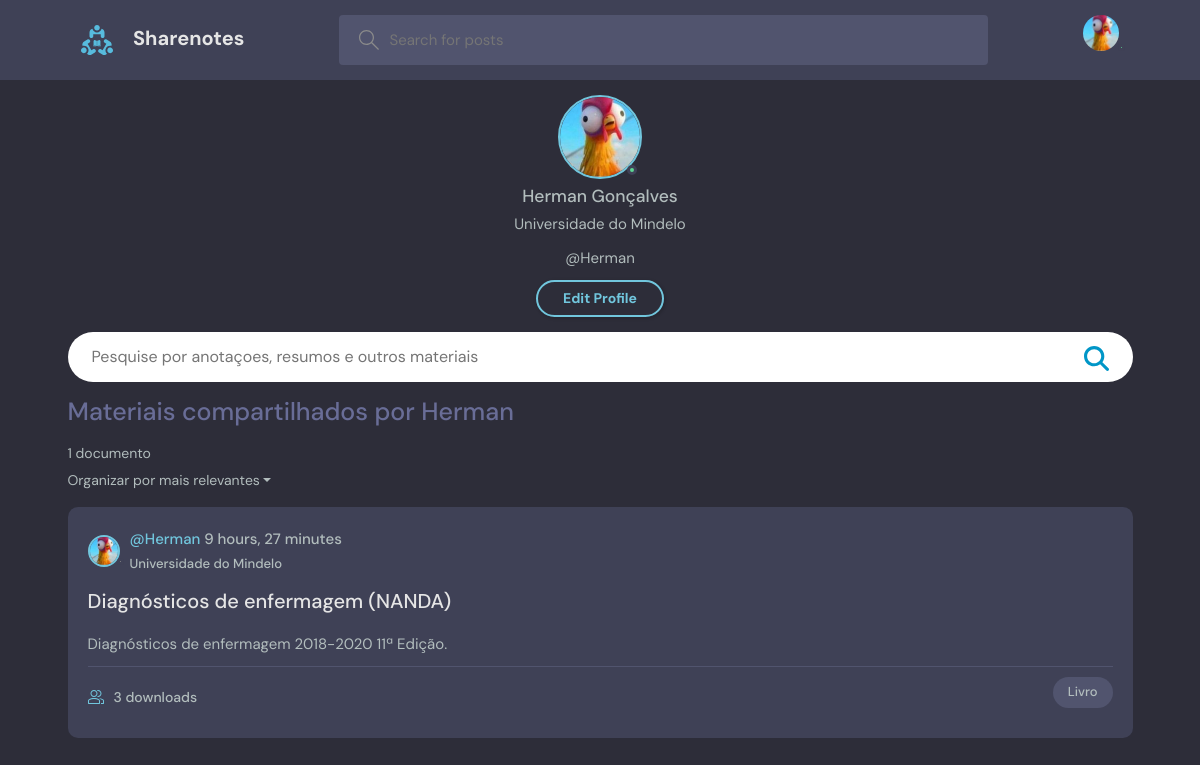
The page /dashboard/ (signed in) on the database its author committed.
### base/models.py (models this page shows, shortened)
class Document(models.Model):
    name = models.CharField(max_length=300, null=True)
    slug = models.SlugField(max_length=500, null=True, blank=True)
    author = models.ForeignKey(User, on_delete=models.SET_NULL, null=True)
    document = models.FileField('documents/pdf')
    category = models.ForeignKey(Category, on_delete=models.SET_NULL, null=True)
    description = models.TextField(null=True, blank=True)
    course = models.ForeignKey(Course, on_delete=models.SET_NULL, null=True)
    school = models.ForeignKey(School, on_delete=models.SET_NULL, null=True)
    subject = models.ForeignKey(Subject, on_delete=models.SET_NULL, null=True)
    updated = models.DateTimeField(auto_now=True)
    created = models.DateTimeField(auto_now_add=True)
    likes = models.ManyToManyField(User, related_name='document_like')
    downloads = models.ManyToManyField(User, related_name='document_download')
    class Meta:
        ordering = ['-updated', '-created']
    def number_of_downloads(self):
        return self.downloads.count()

class School(models.Model):
    name = models.CharField(max_length=300, null=True)
    def __str__(self):
        return self.name

class Category(models.Model):
    name = models.CharField(max_length=300, null=True)
    def __str__(self):
        return self.name

### accounts/views.py (the view)
# urls.py: path('dashboard/', views.dashboard, name="dashboard")
@login_required
def dashboard(request):
	user = User.objects.get(username=request.user)
	documents = user.document_set.all()
	context = {
		'user': user,
		'documents': documents
	}
	return render(request, 'accounts/dashboard.html', context)

### accounts/templates/accounts/dashboard.html
{% extends 'main.html' %}
{% load static %}
{% block content %}
<main>
	<div class="container">
		<div class="profile text-center my-4">
          <div class="profile__avatar">
            <div class="avatar avatar--large active">
              <img src="{% static 'images/profile.jpg' %}" />
            </div>
          </div>
          <div class="profile__info">
            <h3>{{user.first_name}} {{user.last_name}}</h3>
            <p>Universidade do Mindelo</p>
            <p>@{{user.username}}</p>
            {% if user == request.user %}
            	<a href="edit-user.html" class="btn btn--main btn--pill">Edit Profile</a>
            {% endif %}
          </div>
        </div>
		<div class="my-4">
			{% include 'base/components/search_input.html' %}
		</div>
		<div class="my-4">
			<div>
				<h2 class="fs-1" style="color: var(--color-dark-light);">Materiais compartilhados por {{user.username}}</h2>
			</div>
			{% include 'base/components/documents_list.html' %}
		</div>
	</div>
</main>
{% endblock content %}

### base/templates/base/components/documents_list.html (shortened to what this page needs)
{% load static %}
<div>
      <div class=" justify-content-between my-4" style="font-size: 14px;">
        <div class="mb-2">
          {% if documents.count == 1 %}
          <span class="">{{documents.count}} documento</span>
          {% else %}
          <span class="">{{documents.count}} documentos</span>
          {% endif %}
        </div>
        <div class="dropdown">
          <span class="dropdown-toggle" data-bs-toggle="dropdown" aria-expanded="false" style="cursor: pointer;">Organizar por mais relevantes</span>
        </div>
      </div>
      <div>
        {% for document in documents %}
        <div class="documentListDocument">
            <div class="documentListDocument__header">
              <a href="{% url 'profile' document.author %}" class="documentListDocument__author">
                <div class="avatar avatar--small">
                  <img src="{% static 'images/profile.jpg' %}" />
                </div>
                <div class="d-flex flex-column">
                  <div class="d-flex">
                    <span>@{{document.author}} <span style="color: var(--color-light-gray);"> {{document.created|timesince}}</span></span>
                  </div>
                  <div>
                    <small style="color: var(--color-light-gray);">{{document.school}}</small>
                  </div>
                </div>
              </a>
            </div>
            <div class="documentListDocument__content">
              <a href="{% url 'base:document_detail' document.slug document.id %}">{{document.name}}</a>
              <p>
               {{document.description}}
              </p>
            </div>
            <div class="documentListDocument__meta">
              <span class="documentListDocument__joined">
                {{document.number_of_downloads}} downloads
              </span>
              <p class="documentListDocument__topic">{{document.category}}</p>
            </div>
          </div>
          {% endfor %}
    </div>

### static/css/global.css (style rules this page uses)
:root { --color-main: #71c6dd; --color-main-light: #e1f6fb; --color-dark: #3f4156; --color-dark-medium: #51546e; --color-dark-light: #696d97; --color-light: #e5e5e5; --color-gray: #8b8b8b; --color-light-gray: #b2bdbd; --color-bg: #2d2d39; --color-success: #5dd693; --color-error: #fc4b0b; }
* { font-family: "DM Sans", -apple-system, BlinkMacSystemFont, "Segoe UI", Roboto, Oxygen, Ubuntu, Cantarell, "Open Sans", "Helvetica Neue", sans-serif; margin: 0; padding: 0; box-sizing: border-box; text-rendering: optimizeLegibility; font-size: inherit; }
html { font-size: 56.25%; }
@media only screen and (min-width: 1200px) { html { font-size: 62.5%; } }
body { line-height: 1.6; font-weight: 400; font-size: 1.5rem; color: var(--color-light-gray); background-color: var(--color-bg); min-height: 100vh; }
img { width: 100%; }
a { display: inline-block; color: var(--color-main); text-decoration: none; }
.container { max-width: 120rem; width: 90%; margin: auto; }
.btn { background-color: transparent; border: none; align-items: center; gap: 1rem; cursor: pointer; transition: all ease-in-out 0.3s; padding: 1rem 2rem; border-radius: 5px; box-shadow: 1px 1px 3px 1px rgba(0, 0, 0, 0.15); font-weight: 500; text-align: center; font-size: 14px; }
.btn--main { background-color: var(--color-main); color: var(--color-dark); }
.btn--pill { border-radius: 10rem; font-size: 1.4rem; font-weight: 700; padding: 6px 2.5rem; color: var(--color-main); background: transparent; border: 2px solid var(--color-main); }
.avatar { position: relative; display: inline-block; border-radius: 50%; border: 2px solid var(--color-main); height: 100%; }
.avatar img { display: block; border-radius: 50%; object-fit: cover; object-position: center; }
.avatar::after { content: ""; display: block; position: absolute; background-color: var(--color-gray); z-index: 111; border-radius: 50%; border: 0.3rem solid var(--color-dark); }
.avatar.active::after { background-color: var(--color-success); }
.avatar.avatar--small img { width: 2.8rem; height: 2.8rem; }
.avatar.avatar--small:after { width: 0.7rem; height: 0.7rem; bottom: 0px; right: -6px; }
.avatar.avatar--large img { display: block; width: 8rem; height: 8rem; border-radius: 50%; }
.avatar.avatar--large:after { width: 1rem; height: 1rem; bottom: 2px; right: 3.5px; }
.documentListDocument { margin-bottom: 2.4rem; background-color: var(--color-dark); border-radius: 1rem; padding: 2rem; }
.documentListDocument__header { display: flex; justify-content: space-between; align-items: center; }
.documentListDocument__author { font-weight: 500; display: flex; align-items: center; gap: 1rem; }
.documentListDocument__content { margin: 1rem 0; }
.documentListDocument__content a { font-size: 2rem; font-weight: 500; margin-bottom: 1.5rem; color: var(--color-light); transition: all 0.3s ease-in-out; }
.documentListDocument__meta { border-top: 1px solid var(--color-dark-medium); padding-top: 1rem; display: flex; align-items: center; justify-content: space-between; }
.documentListDocument__joined { color: var(--color-light-gray); display: flex; align-items: center; gap: 1rem; font-size: 1.4rem; font-weight: 500; }
.documentListDocument__joined svg { fill: var(--color-main); width: 1.6rem; height: 1.6rem; }
.documentListDocument__topic { padding: 5px 1.5rem; background-color: var(--color-dark-medium); border-radius: 5rem; font-weight: 500; font-size: 1.3rem; }

### rows shown on the page
Document: author "Herman", created "9 hours, 27 minutes", school "Universidade do Mindelo", name "Diagnósticos de enfermagem (NANDA)", description "Diagnósticos de enfermagem 2018-2020 11ª Edição.", number_of_downloads "3", category "Livro"

### other values the page prints
{{ user.first_name }} "Herman"
{{ user.last_name }} "Gonçalves"
{{ user.username }} "Herman"
{{ documents.count }} "1"
